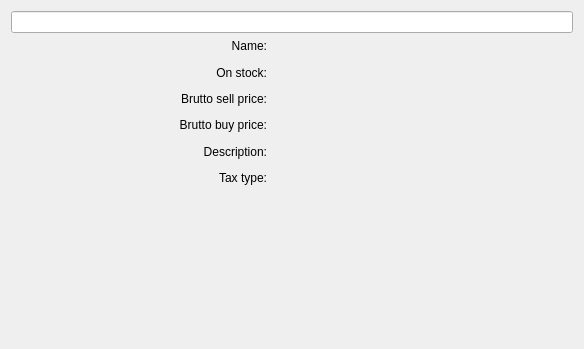
<?xml version="1.0" encoding="UTF-8"?>
<ui version="4.0">
 <class>DialogItemDetails</class>
 <widget class="QDialog" name="DialogItemDetails">
  <property name="geometry">
   <rect>
    <x>0</x>
    <y>0</y>
    <width>582</width>
    <height>349</height>
   </rect>
  </property>
  <property name="windowTitle">
   <string>Dialog</string>
  </property>
  <property name="windowIcon">
   <iconset resource="icons/icons.qrc">
    <normaloff>:/images/system-search.svg</normaloff>:/images/system-search.svg</iconset>
  </property>
  <property name="styleSheet">
   <string notr="true">font: 20pt &quot;Ubuntu&quot;;</string>
  </property>
  <layout class="QGridLayout" name="gridLayout_2">
   <property name="spacing">
    <number>5</number>
   </property>
   <item row="3" column="0">
    <widget class="QLabel" name="labelStatus">
     <property name="text">
      <string/>
     </property>
    </widget>
   </item>
   <item row="0" column="0">
    <widget class="BarcodeLineEdit" name="lineEditBarcode"/>
   </item>
   <item row="1" column="0">
    <layout class="QGridLayout" name="gridLayout">
     <property name="horizontalSpacing">
      <number>50</number>
     </property>
     <property name="verticalSpacing">
      <number>10</number>
     </property>
     <item row="4" column="0">
      <widget class="QLabel" name="label_6">
       <property name="text">
        <string>Description:</string>
       </property>
       <property name="alignment">
        <set>Qt::AlignRight|Qt::AlignTrailing|Qt::AlignVCenter</set>
       </property>
      </widget>
     </item>
     <item row="0" column="0">
      <widget class="QLabel" name="label">
       <property name="styleSheet">
        <string notr="true">border: 1px black;</string>
       </property>
       <property name="frameShape">
        <enum>QFrame::Box</enum>
       </property>
       <property name="frameShadow">
        <enum>QFrame::Sunken</enum>
       </property>
       <property name="text">
        <string>Name:</string>
       </property>
       <property name="alignment">
        <set>Qt::AlignRight|Qt::AlignTrailing|Qt::AlignVCenter</set>
       </property>
      </widget>
     </item>
     <item row="1" column="1">
      <widget class="QLabel" name="labelOnStock">
       <property name="text">
        <string/>
       </property>
      </widget>
     </item>
     <item row="0" column="1">
      <widget class="QLabel" name="labelName">
       <property name="text">
        <string/>
       </property>
      </widget>
     </item>
     <item row="2" column="0">
      <widget class="QLabel" name="label_5">
       <property name="text">
        <string>Brutto sell price:</string>
       </property>
       <property name="alignment">
        <set>Qt::AlignRight|Qt::AlignTrailing|Qt::AlignVCenter</set>
       </property>
      </widget>
     </item>
     <item row="2" column="1">
      <widget class="QLabel" name="labelBruttoSellPrice">
       <property name="text">
        <string/>
       </property>
      </widget>
     </item>
     <item row="1" column="0">
      <widget class="QLabel" name="label_3">
       <property name="text">
        <string>On stock:</string>
       </property>
       <property name="alignment">
        <set>Qt::AlignRight|Qt::AlignTrailing|Qt::AlignVCenter</set>
       </property>
      </widget>
     </item>
     <item row="4" column="1">
      <widget class="QLabel" name="labelDescription">
       <property name="text">
        <string/>
       </property>
      </widget>
     </item>
     <item row="5" column="0">
      <widget class="QLabel" name="label_9">
       <property name="text">
        <string>Tax type:</string>
       </property>
       <property name="alignment">
        <set>Qt::AlignRight|Qt::AlignTrailing|Qt::AlignVCenter</set>
       </property>
      </widget>
     </item>
     <item row="5" column="1">
      <widget class="QLabel" name="labelTaxType">
       <property name="text">
        <string/>
       </property>
      </widget>
     </item>
     <item row="3" column="0">
      <widget class="QLabel" name="label_11">
       <property name="minimumSize">
        <size>
         <width>256</width>
         <height>0</height>
        </size>
       </property>
       <property name="text">
        <string>Brutto buy price:</string>
       </property>
       <property name="alignment">
        <set>Qt::AlignRight|Qt::AlignTrailing|Qt::AlignVCenter</set>
       </property>
      </widget>
     </item>
     <item row="3" column="1">
      <widget class="QLabel" name="labelBruttoInPrice">
       <property name="minimumSize">
        <size>
         <width>256</width>
         <height>0</height>
        </size>
       </property>
       <property name="text">
        <string/>
       </property>
      </widget>
     </item>
    </layout>
   </item>
  </layout>
 </widget>
 <customwidgets>
  <customwidget>
   <class>BarcodeLineEdit</class>
   <extends>QLineEdit</extends>
   <header>barcodelineedit.h</header>
  </customwidget>
 </customwidgets>
 <resources>
  <include location="icons/icons.qrc"/>
 </resources>
 <connections/>
</ui>
